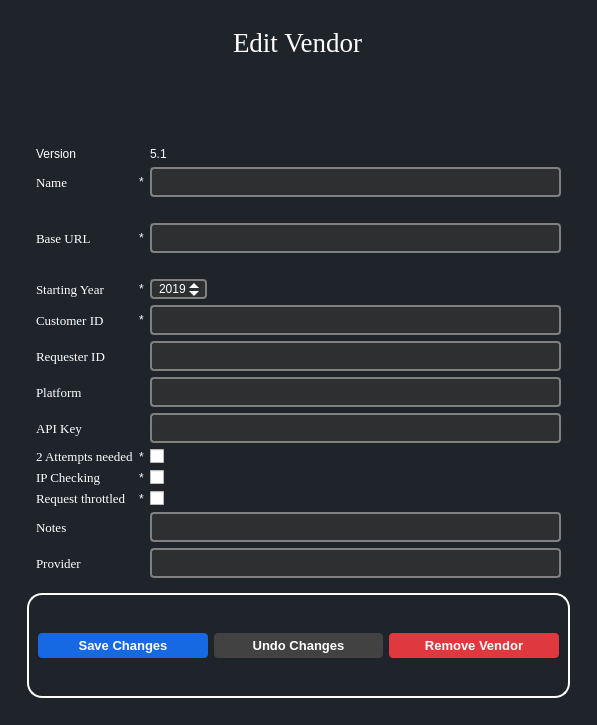
<?xml version="1.0" encoding="UTF-8"?>
<ui version="4.0">
 <class>editVendors51</class>
 <widget class="QMainWindow" name="editVendors51">
  <property name="geometry">
   <rect>
    <x>0</x>
    <y>0</y>
    <width>597</width>
    <height>725</height>
   </rect>
  </property>
  <property name="windowTitle">
   <string>MainWindow</string>
  </property>
  <property name="styleSheet">
   <string notr="true">*{
	
	
border:none;
background-color:transparent;
background:none;
padding:0;
margin:0;
color:#fff;
}
#QLineEdit{
color:black;
}
#QDateEdit{
color:black;}


#centralwidget{
background-color:#1f232a;
}

QPushButton{
text-align:left;
padding: 5px 10px;

border-top-left-radius:5px;
}
QPushButton:pressed{
background-color:grey;
text-align:left;
padding:2px 10px;
color:white;}</string>
  </property>
  <widget class="QWidget" name="centralwidget">
   <layout class="QGridLayout" name="gridLayout_4">
    <item row="0" column="0">
     <widget class="QWidget" name="EditVendor" native="true">
      <layout class="QGridLayout" name="gridLayout_2">
       <item row="0" column="0">
        <widget class="QFrame" name="frame_3">
         <property name="frameShape">
          <enum>QFrame::StyledPanel</enum>
         </property>
         <property name="frameShadow">
          <enum>QFrame::Plain</enum>
         </property>
         <layout class="QGridLayout" name="gridLayout_6">
          <item row="0" column="0" alignment="Qt::AlignHCenter|Qt::AlignTop">
           <widget class="QLabel" name="label_7">
            <property name="enabled">
             <bool>true</bool>
            </property>
            <property name="font">
             <font>
              <family>Georgia</family>
              <pointsize>20</pointsize>
              <bold>false</bold>
             </font>
            </property>
            <property name="styleSheet">
             <string notr="true"/>
            </property>
            <property name="frameShape">
             <enum>QFrame::NoFrame</enum>
            </property>
            <property name="text">
             <string>Edit Vendor</string>
            </property>
           </widget>
          </item>
          <item row="2" column="0">
           <widget class="QFrame" name="edit_vendor_options_frame">
            <property name="enabled">
             <bool>true</bool>
            </property>
            <property name="styleSheet">
             <string notr="true">QFrame {
    border: 2px solid white;
	border-radius: 15px;}


</string>
            </property>
            <property name="frameShape">
             <enum>QFrame::StyledPanel</enum>
            </property>
            <layout class="QHBoxLayout" name="horizontalLayout_5">
             <item>
              <widget class="QPushButton" name="saveVendorChangesButton">
               <property name="enabled">
                <bool>true</bool>
               </property>
               <property name="font">
                <font>
                 <pointsize>10</pointsize>
                 <italic>false</italic>
                 <bold>true</bold>
                </font>
               </property>
               <property name="styleSheet">
                <string notr="true">QPushButton {
    background-color: #1768E3; 
    color: #FFFFFF;
	font: bold;
   border-radius: 4px;
text-align: center;
}

</string>
               </property>
               <property name="text">
                <string>Save Changes</string>
               </property>
               <property name="icon">
                <iconset>
                 <normaloff>../latestUI/resources/Icons/diskette.png</normaloff>../latestUI/resources/Icons/diskette.png</iconset>
               </property>
               <property name="default">
                <bool>false</bool>
               </property>
               <property name="flat">
                <bool>false</bool>
               </property>
              </widget>
             </item>
             <item>
              <widget class="QPushButton" name="undoVendorChangesButton">
               <property name="enabled">
                <bool>true</bool>
               </property>
               <property name="font">
                <font>
                 <pointsize>10</pointsize>
                 <italic>false</italic>
                 <bold>true</bold>
                </font>
               </property>
               <property name="styleSheet">
                <string notr="true">QPushButton {
    background-color: rgb(66, 66, 66); 
    color: #FFFFFF;
	font: bold;
   border-radius: 4px;
text-align: center;
}

</string>
               </property>
               <property name="text">
                <string>Undo Changes</string>
               </property>
               <property name="icon">
                <iconset>
                 <normaloff>../latestUI/resources/Icons/undo.png</normaloff>../latestUI/resources/Icons/undo.png</iconset>
               </property>
              </widget>
             </item>
             <item>
              <widget class="QPushButton" name="removeVendorButton">
               <property name="enabled">
                <bool>true</bool>
               </property>
               <property name="font">
                <font>
                 <pointsize>10</pointsize>
                 <italic>false</italic>
                 <bold>true</bold>
                </font>
               </property>
               <property name="styleSheet">
                <string notr="true">QPushButton {
    background-color: #E0383F; 
    color: #FFFFFF;
	font: bold;
   border-radius: 4px;
text-align: center;
}
</string>
               </property>
               <property name="text">
                <string>Remove Vendor</string>
               </property>
               <property name="icon">
                <iconset>
                 <normaloff>../latestUI/resources/Icons/trash-can.png</normaloff>../latestUI/resources/Icons/trash-can.png</iconset>
               </property>
              </widget>
             </item>
            </layout>
           </widget>
          </item>
          <item row="1" column="0">
           <widget class="QFrame" name="edit_vendor_details_frame">
            <property name="frameShape">
             <enum>QFrame::StyledPanel</enum>
            </property>
            <layout class="QGridLayout" name="gridLayout_5">
             <item row="7" column="0">
              <widget class="QLabel" name="label_10">
               <property name="font">
                <font>
                 <family>Georgia</family>
                 <pointsize>10</pointsize>
                </font>
               </property>
               <property name="text">
                <string>Starting Year</string>
               </property>
              </widget>
             </item>
             <item row="12" column="0">
              <widget class="QLabel" name="label_5">
               <property name="font">
                <font>
                 <family>Georgia</family>
                 <pointsize>10</pointsize>
                </font>
               </property>
               <property name="text">
                <string>API Key</string>
               </property>
              </widget>
             </item>
             <item row="9" column="0">
              <widget class="QLabel" name="label_4">
               <property name="font">
                <font>
                 <family>Georgia</family>
                 <pointsize>10</pointsize>
                </font>
               </property>
               <property name="text">
                <string>Requester ID</string>
               </property>
              </widget>
             </item>
             <item row="13" column="1">
              <widget class="QLabel" name="label_15">
               <property name="text">
                <string>*</string>
               </property>
              </widget>
             </item>
             <item row="6" column="3">
              <widget class="QLabel" name="url_validation_label">
               <property name="text">
                <string/>
               </property>
              </widget>
             </item>
             <item row="7" column="1">
              <widget class="QLabel" name="label_13">
               <property name="text">
                <string>*</string>
               </property>
              </widget>
             </item>
             <item row="14" column="0">
              <widget class="QLabel" name="label_9">
               <property name="font">
                <font>
                 <family>Georgia</family>
                 <pointsize>10</pointsize>
                </font>
               </property>
               <property name="text">
                <string>IP Checking</string>
               </property>
              </widget>
             </item>
             <item row="10" column="0">
              <widget class="QLabel" name="label_6">
               <property name="font">
                <font>
                 <family>Georgia</family>
                 <pointsize>10</pointsize>
                </font>
               </property>
               <property name="text">
                <string>Platform</string>
               </property>
              </widget>
             </item>
             <item row="1" column="3">
              <widget class="QLineEdit" name="nameEdit">
               <property name="styleSheet">
                <string notr="true">QLineEdit {
	border: 2px solid #808080;
    border-radius: 4px;
    padding: 5px;
	color: white;
background-color: #2E2F30;
}

</string>
               </property>
              </widget>
             </item>
             <item row="12" column="3">
              <widget class="QLineEdit" name="apiKeyEdit">
               <property name="styleSheet">
                <string notr="true">QLineEdit {
background-color: #2E2F30;
	border: 2px solid #808080;
    border-radius: 4px;
    padding: 5px;
	color: white;
}

</string>
               </property>
              </widget>
             </item>
             <item row="8" column="1">
              <widget class="QLabel" name="label_14">
               <property name="text">
                <string>*</string>
               </property>
              </widget>
             </item>
             <item row="1" column="1">
              <widget class="QLabel" name="label_12">
               <property name="text">
                <string>*</string>
               </property>
              </widget>
             </item>
             <item row="0" column="3">
              <widget class="QLabel" name="versionEdit">
               <property name="text">
                <string>5.1</string>
               </property>
              </widget>
             </item>
             <item row="17" column="0">
              <widget class="QLabel" name="provider">
               <property name="font">
                <font>
                 <family>Georgia</family>
                 <pointsize>10</pointsize>
                </font>
               </property>
               <property name="text">
                <string>Provider</string>
               </property>
              </widget>
             </item>
             <item row="0" column="0">
              <widget class="QLabel" name="label_19">
               <property name="text">
                <string>Version</string>
               </property>
              </widget>
             </item>
             <item row="13" column="3">
              <widget class="QCheckBox" name="two_attempts_check_box">
               <property name="text">
                <string/>
               </property>
              </widget>
             </item>
             <item row="13" column="0">
              <widget class="QLabel" name="label_8">
               <property name="font">
                <font>
                 <family>Georgia</family>
                 <pointsize>10</pointsize>
                </font>
               </property>
               <property name="text">
                <string>2 Attempts needed</string>
               </property>
              </widget>
             </item>
             <item row="8" column="0">
              <widget class="QLabel" name="label_3">
               <property name="font">
                <font>
                 <family>Georgia</family>
                 <pointsize>10</pointsize>
                </font>
               </property>
               <property name="text">
                <string>Customer ID</string>
               </property>
              </widget>
             </item>
             <item row="5" column="3">
              <widget class="QLineEdit" name="baseUrlEdit">
               <property name="styleSheet">
                <string notr="true">QLineEdit {
background-color: #2E2F30;
	border: 2px solid #808080;
    border-radius: 4px;
    padding: 5px;
	color: white;
}

</string>
               </property>
              </widget>
             </item>
             <item row="5" column="0">
              <widget class="QLabel" name="label_2">
               <property name="font">
                <font>
                 <family>Georgia</family>
                 <pointsize>10</pointsize>
                </font>
               </property>
               <property name="text">
                <string>Base URL</string>
               </property>
              </widget>
             </item>
             <item row="8" column="3">
              <widget class="QLineEdit" name="customerIdEdit">
               <property name="styleSheet">
                <string notr="true">QLineEdit {
background-color: #2E2F30;
	border: 2px solid #808080;
    border-radius: 4px;
    padding: 5px;
	color: white;
}

</string>
               </property>
              </widget>
             </item>
             <item row="15" column="1">
              <widget class="QLabel" name="label_17">
               <property name="text">
                <string>*</string>
               </property>
              </widget>
             </item>
             <item row="14" column="1">
              <widget class="QLabel" name="label_16">
               <property name="text">
                <string>*</string>
               </property>
              </widget>
             </item>
             <item row="10" column="3">
              <widget class="QLineEdit" name="platformEdit">
               <property name="styleSheet">
                <string notr="true">QLineEdit {
background-color: #2E2F30;
	border: 2px solid #808080;
    border-radius: 4px;
    padding: 5px;
	color: white;
}

</string>
               </property>
              </widget>
             </item>
             <item row="2" column="3">
              <widget class="QLabel" name="name_validation_label">
               <property name="text">
                <string/>
               </property>
              </widget>
             </item>
             <item row="14" column="3">
              <widget class="QCheckBox" name="ip_checking_check_box">
               <property name="text">
                <string/>
               </property>
              </widget>
             </item>
             <item row="15" column="0">
              <widget class="QLabel" name="label_11">
               <property name="font">
                <font>
                 <family>Georgia</family>
                 <pointsize>10</pointsize>
                </font>
               </property>
               <property name="text">
                <string>Request throttled</string>
               </property>
              </widget>
             </item>
             <item row="5" column="1">
              <widget class="QLabel" name="label56">
               <property name="text">
                <string>*</string>
               </property>
              </widget>
             </item>
             <item row="9" column="3">
              <widget class="QLineEdit" name="requestorIdEdit">
               <property name="styleSheet">
                <string notr="true">QLineEdit {
background-color: #2E2F30;
	border: 2px solid #808080;
    border-radius: 4px;
    padding: 5px;
	color: white;
}

</string>
               </property>
              </widget>
             </item>
             <item row="7" column="3">
              <widget class="QDateEdit" name="All_reports_edit_fetch">
               <property name="enabled">
                <bool>true</bool>
               </property>
               <property name="sizePolicy">
                <sizepolicy hsizetype="Fixed" vsizetype="Fixed">
                 <horstretch>0</horstretch>
                 <verstretch>0</verstretch>
                </sizepolicy>
               </property>
               <property name="styleSheet">
                <string notr="true">QDateEdit {
background-color: #2E2F30;
    border: 2px solid #808080;
    border-radius: 4px;
    padding-left: 5px;
}

QDateEdit::up-button, QDateEdit::down-button {
    border: none;
    padding-right: 5px;
}

QDateEdit::up-button {
    subcontrol-position: top right;
}

QDateEdit::down-button {
    subcontrol-position: bottom right;
}

QDateEdit::up-arrow, QDateEdit::down-arrow {
    border: 5px solid rgba(255, 255, 255, 0);
    width: 0;
    height: 0;
}

QDateEdit::up-arrow {
    border-top: none;
    border-bottom-color: white;
}

QDateEdit::down-arrow {
    border-bottom: none;
    border-top-color: white;
}</string>
               </property>
               <property name="dateTime">
                <datetime>
                 <hour>0</hour>
                 <minute>0</minute>
                 <second>0</second>
                 <year>2019</year>
                 <month>12</month>
                 <day>25</day>
                </datetime>
               </property>
               <property name="displayFormat">
                <string>yyyy</string>
               </property>
              </widget>
             </item>
             <item row="1" column="0">
              <widget class="QLabel" name="label">
               <property name="font">
                <font>
                 <family>Georgia</family>
                 <pointsize>10</pointsize>
                </font>
               </property>
               <property name="text">
                <string>Name</string>
               </property>
              </widget>
             </item>
             <item row="16" column="0">
              <widget class="QLabel" name="label_28">
               <property name="font">
                <font>
                 <family>Georgia</family>
                 <pointsize>10</pointsize>
                </font>
               </property>
               <property name="text">
                <string>Notes</string>
               </property>
              </widget>
             </item>
             <item row="15" column="3">
              <widget class="QCheckBox" name="requests_throttled_check_box">
               <property name="text">
                <string/>
               </property>
              </widget>
             </item>
             <item row="16" column="3">
              <widget class="QLineEdit" name="notesEdit">
               <property name="sizePolicy">
                <sizepolicy hsizetype="Expanding" vsizetype="Fixed">
                 <horstretch>0</horstretch>
                 <verstretch>0</verstretch>
                </sizepolicy>
               </property>
               <property name="minimumSize">
                <size>
                 <width>339</width>
                 <height>0</height>
                </size>
               </property>
               <property name="styleSheet">
                <string notr="true">QLineEdit {
background-color: #2E2F30;
	border: 2px solid #808080;
    border-radius: 4px;
    padding: 5px;
	color: white;
}

</string>
               </property>
              </widget>
             </item>
             <item row="17" column="3">
              <widget class="QLineEdit" name="providerEdit">
               <property name="styleSheet">
                <string notr="true">QLineEdit {
background-color: #2E2F30;
	border: 2px solid #808080;
    border-radius: 4px;
    padding: 5px;
	color: white;
}

</string>
               </property>
              </widget>
             </item>
            </layout>
           </widget>
          </item>
         </layout>
        </widget>
       </item>
      </layout>
     </widget>
    </item>
   </layout>
  </widget>
 </widget>
 <tabstops>
  <tabstop>nameEdit</tabstop>
  <tabstop>baseUrlEdit</tabstop>
  <tabstop>All_reports_edit_fetch</tabstop>
  <tabstop>customerIdEdit</tabstop>
  <tabstop>requestorIdEdit</tabstop>
  <tabstop>platformEdit</tabstop>
  <tabstop>apiKeyEdit</tabstop>
  <tabstop>two_attempts_check_box</tabstop>
  <tabstop>ip_checking_check_box</tabstop>
  <tabstop>requests_throttled_check_box</tabstop>
  <tabstop>notesEdit</tabstop>
  <tabstop>providerEdit</tabstop>
  <tabstop>saveVendorChangesButton</tabstop>
  <tabstop>undoVendorChangesButton</tabstop>
  <tabstop>removeVendorButton</tabstop>
 </tabstops>
 <resources>
  <include location="../resources.qrc"/>
 </resources>
 <connections/>
</ui>
